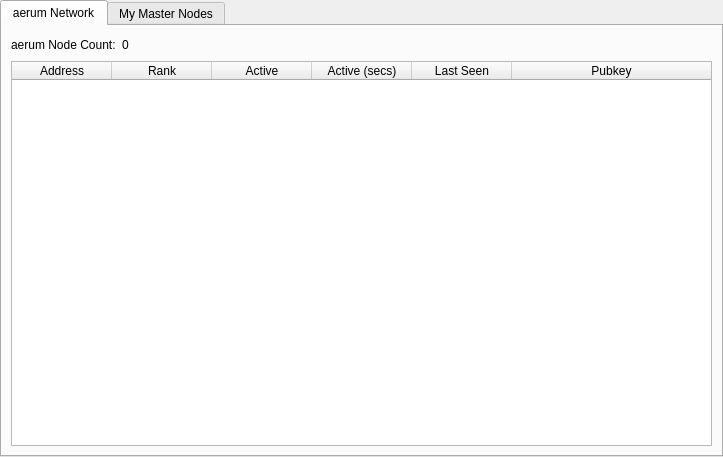
<?xml version="1.0" encoding="UTF-8"?>
<ui version="4.0">
 <class>MasternodeManager</class>
 <widget class="QWidget" name="MasternodeManager">
  <property name="geometry">
   <rect>
    <x>0</x>
    <y>0</y>
    <width>723</width>
    <height>457</height>
   </rect>
  </property>
  <property name="windowTitle">
   <string>Form</string>
  </property>
  <layout class="QVBoxLayout" name="topLayout">
   <property name="leftMargin">
    <number>0</number>
   </property>
   <property name="topMargin">
    <number>0</number>
   </property>
   <property name="rightMargin">
    <number>0</number>
   </property>
   <property name="bottomMargin">
    <number>0</number>
   </property>
   <item>
    <layout class="QVBoxLayout" name="verticalLayout">
     <property name="bottomMargin">
      <number>0</number>
     </property>
     <item>
      <widget class="QTabWidget" name="tabWidget">
       <property name="currentIndex">
        <number>0</number>
       </property>
       <widget class="QWidget" name="tab">
        <attribute name="title">
         <string>aerum Network</string>
        </attribute>
        <layout class="QGridLayout" name="gridLayout">
         <item row="1" column="0">
          <widget class="QTableWidget" name="tableWidget">
           <property name="editTriggers">
            <set>QAbstractItemView::NoEditTriggers</set>
           </property>
           <property name="alternatingRowColors">
            <bool>true</bool>
           </property>
           <property name="selectionBehavior">
            <enum>QAbstractItemView::SelectRows</enum>
           </property>
           <property name="sortingEnabled">
            <bool>true</bool>
           </property>
           <attribute name="horizontalHeaderStretchLastSection">
            <bool>true</bool>
           </attribute>
           <column>
            <property name="text">
             <string>Address</string>
            </property>
           </column>
           <column>
            <property name="text">
             <string>Rank</string>
            </property>
           </column>
           <column>
            <property name="text">
             <string>Active</string>
            </property>
           </column>
           <column>
            <property name="text">
             <string>Active (secs)</string>
            </property>
           </column>
           <column>
            <property name="text">
             <string>Last Seen</string>
            </property>
           </column>
           <column>
            <property name="text">
             <string>Pubkey</string>
            </property>
           </column>
          </widget>
         </item>
         <item row="0" column="0">
          <layout class="QHBoxLayout" name="horizontalLayout_3">
           <property name="bottomMargin">
            <number>0</number>
           </property>
           <item>
            <widget class="QLabel" name="label_2">
             <property name="text">
              <string>aerum Node Count:</string>
             </property>
            </widget>
           </item>
           <item>
            <widget class="QLabel" name="countLabel">
             <property name="text">
              <string>0</string>
             </property>
            </widget>
           </item>
           <item>
            <spacer name="horizontalSpacer_3">
             <property name="orientation">
              <enum>Qt::Horizontal</enum>
             </property>
             <property name="sizeHint" stdset="0">
              <size>
               <width>40</width>
               <height>20</height>
              </size>
             </property>
            </spacer>
           </item>
          </layout>
         </item>
        </layout>
       </widget>
       <widget class="QWidget" name="tab_2">
        <attribute name="title">
         <string>My Master Nodes</string>
        </attribute>
        <layout class="QGridLayout" name="gridLayout_2">
         <item row="0" column="0">
          <layout class="QVBoxLayout" name="verticalLayout_2">
           <property name="bottomMargin">
            <number>0</number>
           </property>
           <item>
            <layout class="QHBoxLayout" name="horizontalLayout">
             <item>
              <widget class="QPushButton" name="createButton">
               <property name="text">
                <string>&amp;Create...</string>
               </property>
              </widget>
             </item>
             <item>
              <spacer name="horizontalSpacer">
               <property name="orientation">
                <enum>Qt::Horizontal</enum>
               </property>
               <property name="sizeHint" stdset="0">
                <size>
                 <width>40</width>
                 <height>20</height>
                </size>
               </property>
              </spacer>
             </item>
            </layout>
           </item>
           <item>
            <widget class="QTableWidget" name="tableWidget_2">
             <property name="minimumSize">
              <size>
               <width>695</width>
               <height>0</height>
              </size>
             </property>
             <property name="editTriggers">
              <set>QAbstractItemView::NoEditTriggers</set>
             </property>
             <property name="alternatingRowColors">
              <bool>true</bool>
             </property>
             <property name="selectionMode">
              <enum>QAbstractItemView::SingleSelection</enum>
             </property>
             <property name="selectionBehavior">
              <enum>QAbstractItemView::SelectRows</enum>
             </property>
             <attribute name="horizontalHeaderStretchLastSection">
              <bool>true</bool>
             </attribute>
             <column>
              <property name="text">
               <string>Alias</string>
              </property>
             </column>
             <column>
              <property name="text">
               <string>IP/Onion</string>
              </property>
             </column>
             <column>
              <property name="text">
               <string>Status</string>
              </property>
             </column>
            </widget>
           </item>
           <item>
            <layout class="QHBoxLayout" name="horizontalLayout_2">
             <property name="bottomMargin">
              <number>0</number>
             </property>
             <item>
              <widget class="QPushButton" name="editButton">
               <property name="text">
                <string>&amp;Edit</string>
               </property>
              </widget>
             </item>
             <item>
              <widget class="QPushButton" name="removeButton">
               <property name="text">
                <string>&amp;Remove</string>
               </property>
              </widget>
             </item>
             <item>
              <widget class="QPushButton" name="UpdateButton">
               <property name="text">
                <string>&amp;Update</string>
               </property>
              </widget>
             </item>
             <item>
              <spacer name="horizontalSpacer_2">
               <property name="orientation">
                <enum>Qt::Horizontal</enum>
               </property>
               <property name="sizeHint" stdset="0">
                <size>
                 <width>40</width>
                 <height>20</height>
                </size>
               </property>
              </spacer>
             </item>
            </layout>
           </item>
           <item>
            <layout class="QHBoxLayout" name="horizontalLayout_4">
             <property name="bottomMargin">
              <number>0</number>
             </property>
            </layout>
           </item>
           <item>
            <layout class="QHBoxLayout" name="horizontalLayout_5">
             <property name="bottomMargin">
              <number>0</number>
             </property>
             <item>
              <widget class="QPushButton" name="startButton">
               <property name="text">
                <string>S&amp;tart</string>
               </property>
              </widget>
             </item>
             <item>
              <widget class="QPushButton" name="startAllButton">
               <property name="text">
                <string>St&amp;art All</string>
               </property>
              </widget>
             </item>
             <item>
              <spacer name="horizontalSpacer_5">
               <property name="orientation">
                <enum>Qt::Horizontal</enum>
               </property>
               <property name="sizeHint" stdset="0">
                <size>
                 <width>40</width>
                 <height>20</height>
                </size>
               </property>
              </spacer>
             </item>
            </layout>
           </item>
          </layout>
         </item>
        </layout>
       </widget>
      </widget>
     </item>
    </layout>
   </item>
  </layout>
 </widget>
 <resources/>
 <connections/>
</ui>
